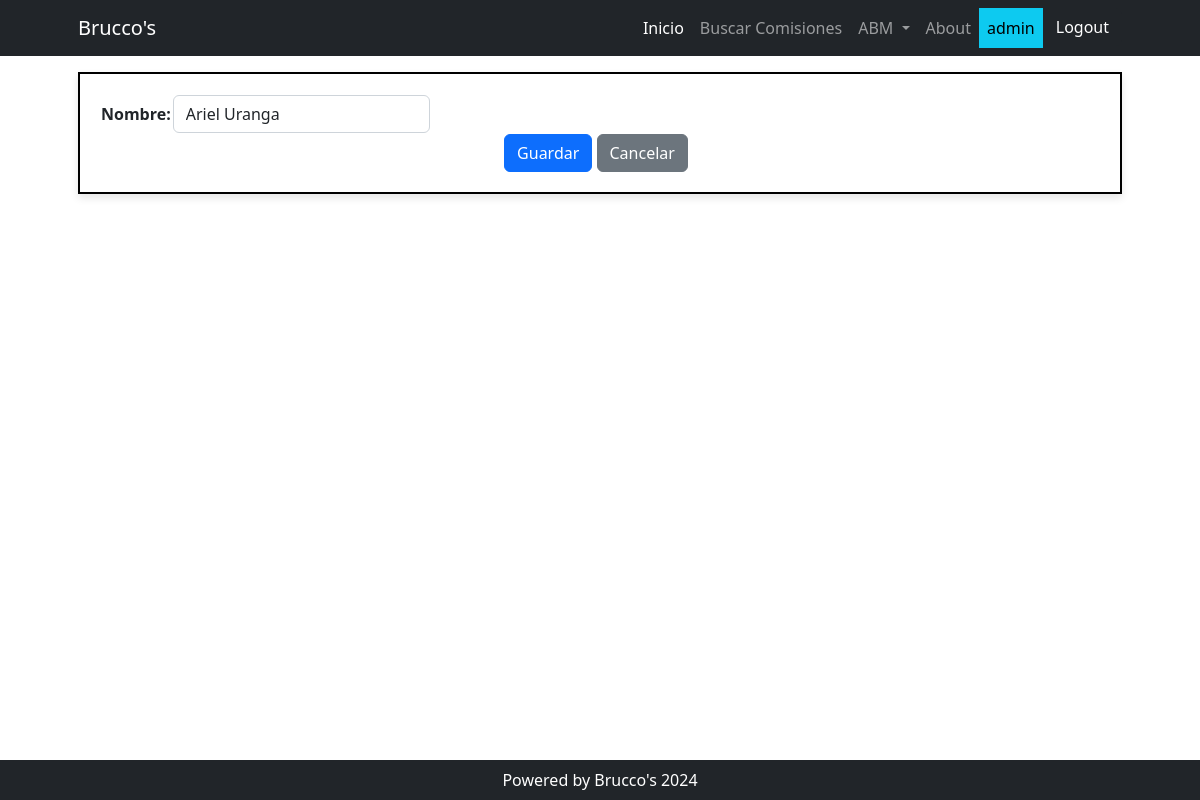
The app's page /profesores/update/1 (signed in), older data.
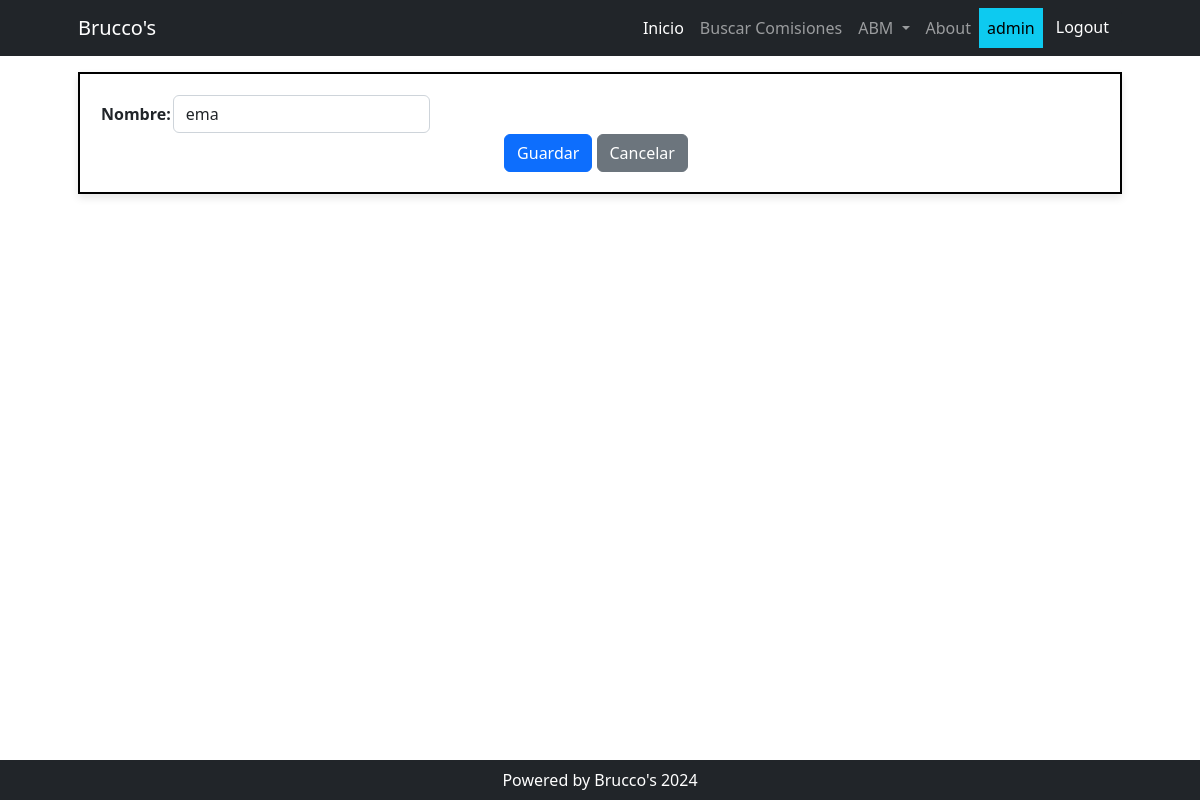
The same page, newer data.
### cursos/models.py (models this page shows, shortened)
class Profesor(models.Model):
    nombre = models.CharField(max_length=100, unique=True)

### profesores/views.py (the view)
# urls.py: path("update/<int:pk>", views.ProfesorUpdate.as_view(), name="update"),
class ProfesorUpdate(UpdateView):
    model = models.Profesor
    form_class = forms.ProfesorForm
    success_url = reverse_lazy("profesores:home")

### profesores/forms.py
class ProfesorForm(forms.ModelForm):
    class Meta:
        model = models.Profesor
        fields = ['nombre']
        widgets = {
            "nombre": forms.TextInput(attrs={"class": "form-control"}),
        }

### profesores/templates/cursos/profesor_form.html (shortened to what this page needs)
{% extends 'core/base.html' %}
{% block contenido %}
<div style="border: 2px solid #000; padding: 20px; background-color: #fff; box-shadow: 0 4px 8px rgba(0, 0, 0, 0.1); text-align: center;">
    <form method="post">
        <table>
            {{ form.as_table }}
        </table>
        <button type="submit" class="btn btn-primary">Guardar</button>
        <a class="btn btn-secondary me-2" href="{% url 'profesores:home' %}">Cancelar</a>
    </form>
{% endblock contenido %}

Row changes from the older to the newer data that the page shows:
changed Profesor: nombre "Ariel Uranga" → "ema"
